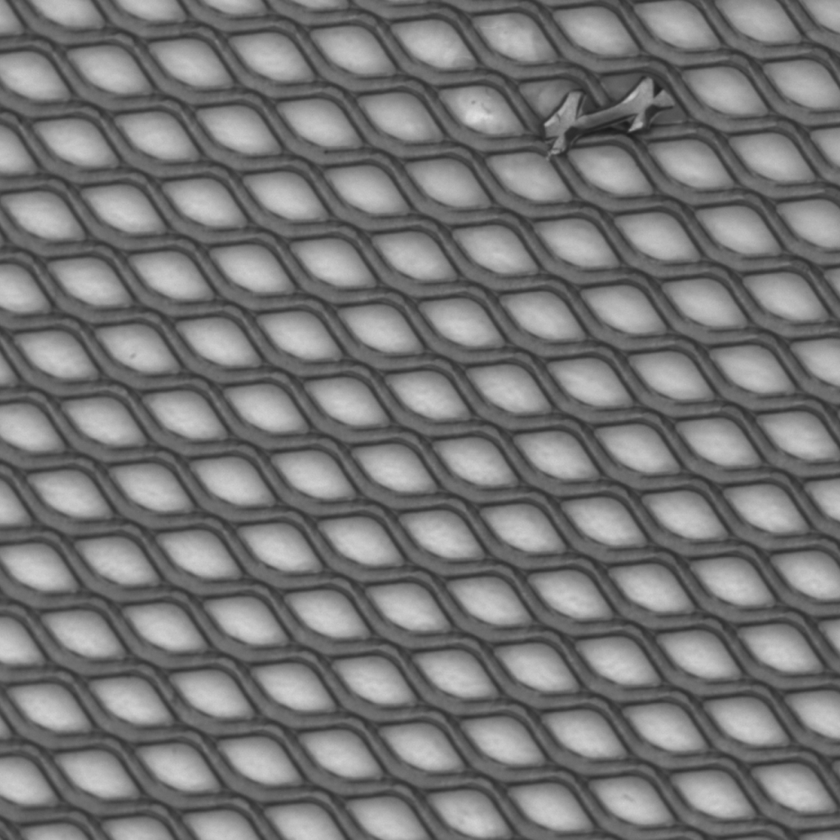
#> input picture data/001.png, 840 x 840 px, shrunk from 1024 x 1024 before the run
$ python post_process.py
#> lines starting #> are read from the running program, lines starting #| are printed output that depends on the picture
import numpy as np
import cv2 as cv

def find_con(img):
    img_gray = cv.cvtColor(img, cv.COLOR_BGR2GRAY)
    high_thresh, thresh_im = cv.threshold(img, 0, 255, cv.THRESH_BINARY + cv.THRESH_OTSU)
    low_thresh = 0.5*high_thresh
    print(low_thresh, high_thresh)
    thresh = cv.Canny(img, low_thresh, high_thresh)
    contours, _ = cv.findContours(thresh, cv.RETR_TREE, cv.CHAIN_APPROX_SIMPLE)
    return contours

if __name__ == '__main__':
    ori = cv.imread('../data/001.png')
#> ori is the input picture: shape (840, 840, 3); min 26, max 223, mean 118.1
    img = cv.imread('../result/demo_err_all.png')
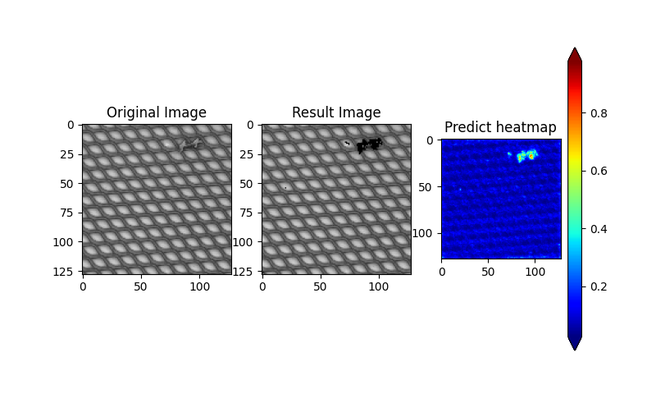
#> input picture result/demo_err_all.png, 656 x 394 px, shrunk from 800 x 480 before the run
#> img is the input picture: shape (394, 656, 3); mean B, G, R 221.6, 211.5, 211.2
    contours = find_con(img)
#> in find_con, `img_gray = cv.cvtColor(img, cv.COLOR_BGR2GRAY)`:
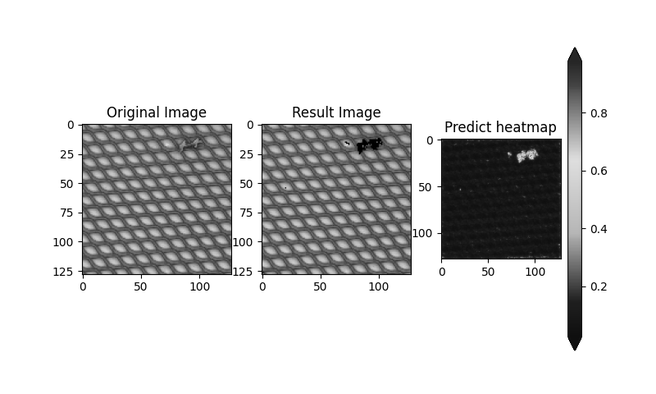
#> img_gray: shape (394, 656); min 0, max 255, mean 212.5
#> (the run stopped early here; a loop or call above may not have finished)
